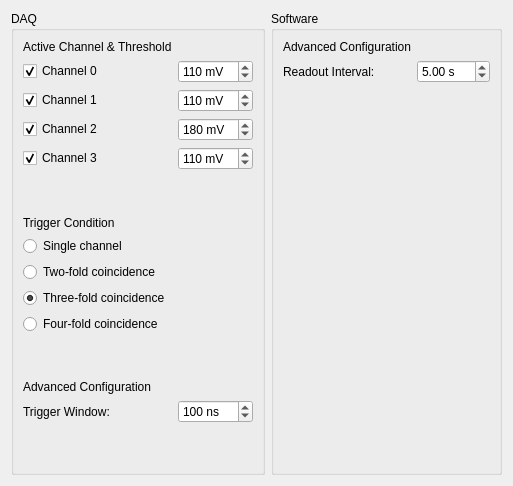
          <widget class="QWidget" name="TabConfigOpenStudies">
           <attribute name="title">
            <string>Configuration</string>
           </attribute>
           <layout class="QHBoxLayout" name="horizontalLayout_2">
            <item>
             <widget class="QGroupBox" name="groupBox_3">
              <property name="title">
               <string>DAQ</string>
              </property>
              <layout class="QGridLayout" name="gridLayout_3">
               <item row="0" column="0">
                <widget class="QLabel" name="label_11">
                 <property name="text">
                  <string>Active Channel &amp; Threshold</string>
                 </property>
                 <property name="textFormat">
                  <enum>Qt::AutoText</enum>
                 </property>
                 <property name="scaledContents">
                  <bool>true</bool>
                 </property>
                </widget>
               </item>
               <item row="3" column="0">
                <widget class="QCheckBox" name="ckOpenStudiesCH0Enabled">
                 <property name="layoutDirection">
                  <enum>Qt::LeftToRight</enum>
                 </property>
                 <property name="text">
                  <string>Channel 0</string>
                 </property>
                 <property name="checked">
                  <bool>true</bool>
                 </property>
                </widget>
               </item>
               <item row="3" column="1">
                <widget class="QSpinBox" name="OpenStudiesCH0Voltage">
                 <property name="suffix">
                  <string> mV</string>
                 </property>
                 <property name="maximum">
                  <number>1000</number>
                 </property>
                 <property name="value">
                  <number>110</number>
                 </property>
                </widget>
               </item>
               <item row="4" column="0">
                <widget class="QCheckBox" name="ckOpenStudiesCH1Enabled">
                 <property name="text">
                  <string>Channel 1</string>
                 </property>
                 <property name="checked">
                  <bool>true</bool>
                 </property>
                </widget>
               </item>
               <item row="5" column="0">
                <widget class="QCheckBox" name="ckOpenStudiesCH2Enabled">
                 <property name="text">
                  <string>Channel 2</string>
                 </property>
                 <property name="checked">
                  <bool>true</bool>
                 </property>
                </widget>
               </item>
               <item row="6" column="0">
                <widget class="QCheckBox" name="ckOpenStudiesCH3Enabled">
                 <property name="text">
                  <string>Channel 3</string>
                 </property>
                 <property name="checked">
                  <bool>true</bool>
                 </property>
                </widget>
               </item>
               <item row="7" column="0">
                <spacer name="verticalSpacer_7">
                 <property name="orientation">
                  <enum>Qt::Vertical</enum>
                 </property>
                 <property name="sizeType">
                  <enum>QSizePolicy::Maximum</enum>
                 </property>
                 <property name="sizeHint" stdset="0">
                  <size>
                   <width>20</width>
                   <height>40</height>
                  </size>
                 </property>
                </spacer>
               </item>
               <item row="8" column="0">
                <widget class="QLabel" name="label_9">
                 <property name="text">
                  <string>Trigger Condition</string>
                 </property>
                </widget>
               </item>
               <item row="9" column="0">
                <widget class="QRadioButton" name="OpenStudiesSingleCoincidence">
                 <property name="text">
                  <string>Single channel</string>
                 </property>
                </widget>
               </item>
               <item row="10" column="0">
                <widget class="QRadioButton" name="OpenStudiesTwoFoldCoincidence">
                 <property name="text">
                  <string>Two-fold coincidence</string>
                 </property>
                </widget>
               </item>
               <item row="11" column="0">
                <widget class="QRadioButton" name="OpenStudiesThreeFoldCoincidence">
                 <property name="text">
                  <string>Three-fold coincidence</string>
                 </property>
                 <property name="checked">
                  <bool>true</bool>
                 </property>
                </widget>
               </item>
               <item row="12" column="0">
                <widget class="QRadioButton" name="OpenStudiesFourFoldCoincidence">
                 <property name="text">
                  <string>Four-fold coincidence</string>
                 </property>
                </widget>
               </item>
               <item row="13" column="0">
                <spacer name="verticalSpacer_6">
                 <property name="orientation">
                  <enum>Qt::Vertical</enum>
                 </property>
                 <property name="sizeType">
                  <enum>QSizePolicy::Maximum</enum>
                 </property>
                 <property name="sizeHint" stdset="0">
                  <size>
                   <width>20</width>
                   <height>40</height>
                  </size>
                 </property>
                </spacer>
               </item>
               <item row="14" column="0">
                <widget class="QLabel" name="label_10">
                 <property name="text">
                  <string>Advanced Configuration</string>
                 </property>
                </widget>
               </item>
               <item row="15" column="0">
                <widget class="QLabel" name="label_12">
                 <property name="text">
                  <string>Trigger Window:</string>
                 </property>
                </widget>
               </item>
               <item row="15" column="1">
                <widget class="QDoubleSpinBox" name="OpenStudiesTriggerWindow">
                 <property name="suffix">
                  <string> ns</string>
                 </property>
                 <property name="decimals">
                  <number>0</number>
                 </property>
                 <property name="maximum">
                  <double>400.000000000000000</double>
                 </property>
                 <property name="singleStep">
                  <double>10.000000000000000</double>
                 </property>
                 <property name="value">
                  <double>100.000000000000000</double>
                 </property>
                </widget>
               </item>
               <item row="16" column="0">
                <spacer name="verticalSpacer_8">
                 <property name="orientation">
                  <enum>Qt::Vertical</enum>
                 </property>
                 <property name="sizeHint" stdset="0">
                  <size>
                   <width>20</width>
                   <height>40</height>
                  </size>
                 </property>
                </spacer>
               </item>
               <item row="6" column="1">
                <widget class="QSpinBox" name="OpenStudiesCH3Voltage">
                 <property name="suffix">
                  <string> mV</string>
                 </property>
                 <property name="maximum">
                  <number>1000</number>
                 </property>
                 <property name="value">
                  <number>110</number>
                 </property>
                </widget>
               </item>
               <item row="5" column="1">
                <widget class="QSpinBox" name="OpenStudiesCH2Voltage">
                 <property name="suffix">
                  <string> mV</string>
                 </property>
                 <property name="maximum">
                  <number>1000</number>
                 </property>
                 <property name="value">
                  <number>180</number>
                 </property>
                </widget>
               </item>
               <item row="4" column="1">
                <widget class="QSpinBox" name="OpenStudiesCH1Voltage">
                 <property name="suffix">
                  <string> mV</string>
                 </property>
                 <property name="maximum">
                  <number>1000</number>
                 </property>
                 <property name="value">
                  <number>110</number>
                 </property>
                </widget>
               </item>
              </layout>
             </widget>
            </item>
            <item>
             <widget class="QGroupBox" name="groupBox_5">
              <property name="title">
               <string>Software</string>
              </property>
              <layout class="QGridLayout" name="gridLayout_5">
               <item row="1" column="0">
                <widget class="QLabel" name="label_17">
                 <property name="text">
                  <string>Readout Interval:</string>
                 </property>
                </widget>
               </item>
               <item row="2" column="0">
                <spacer name="verticalSpacer_12">
                 <property name="orientation">
                  <enum>Qt::Vertical</enum>
                 </property>
                 <property name="sizeHint" stdset="0">
                  <size>
                   <width>20</width>
                   <height>40</height>
                  </size>
                 </property>
                </spacer>
               </item>
               <item row="1" column="1">
                <widget class="QDoubleSpinBox" name="OpenStudiesReadoutInterval">
                 <property name="suffix">
                  <string> s</string>
                 </property>
                 <property name="maximum">
                  <double>100.000000000000000</double>
                 </property>
                 <property name="value">
                  <double>5.000000000000000</double>
                 </property>
                </widget>
               </item>
               <item row="0" column="0">
                <widget class="QLabel" name="label_18">
                 <property name="text">
                  <string>Advanced Configuration</string>
                 </property>
                </widget>
               </item>
              </layout>
             </widget>
            </item>
           </layout>
          </widget>
